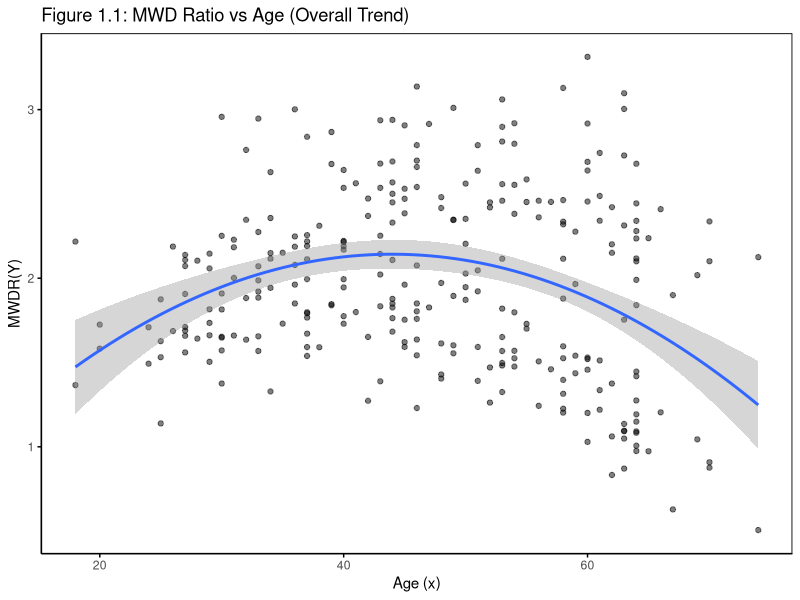
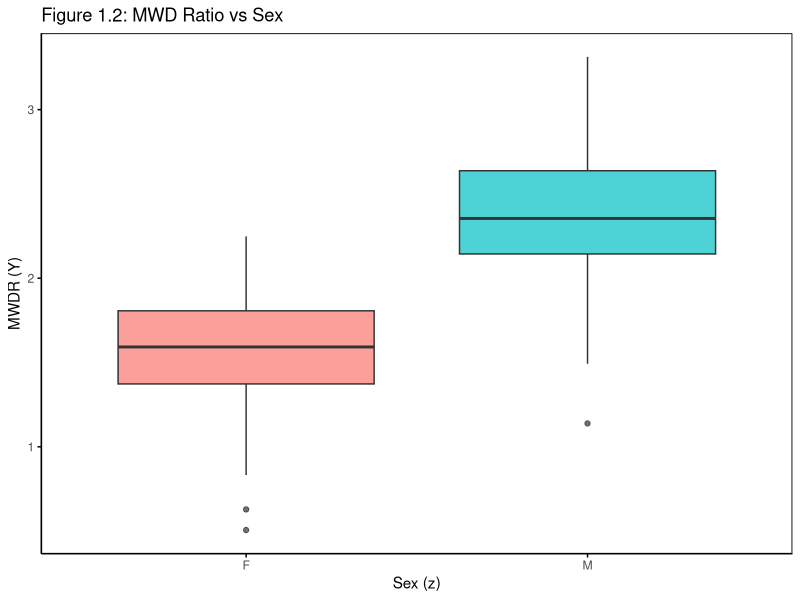
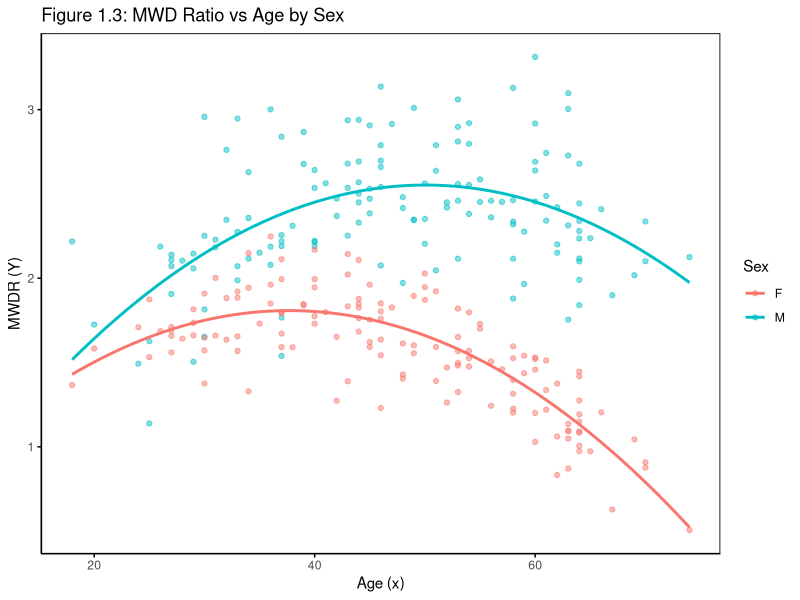
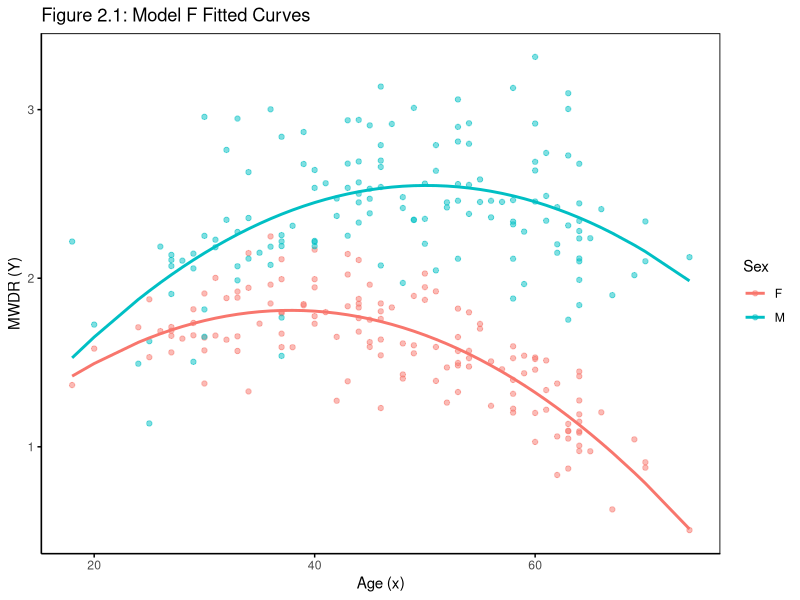
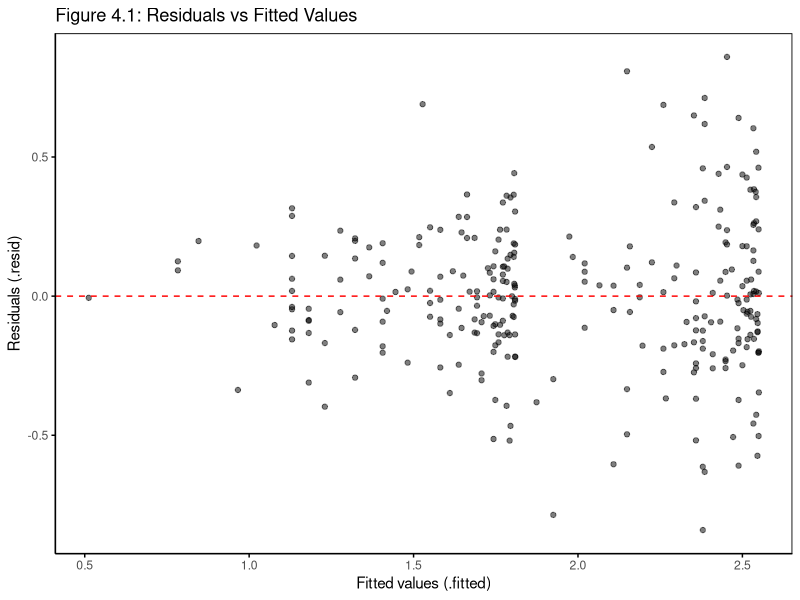
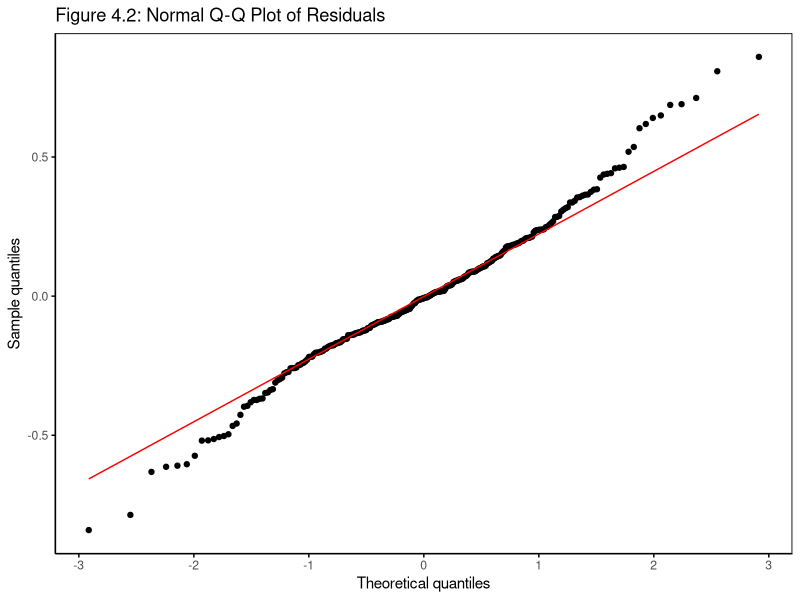
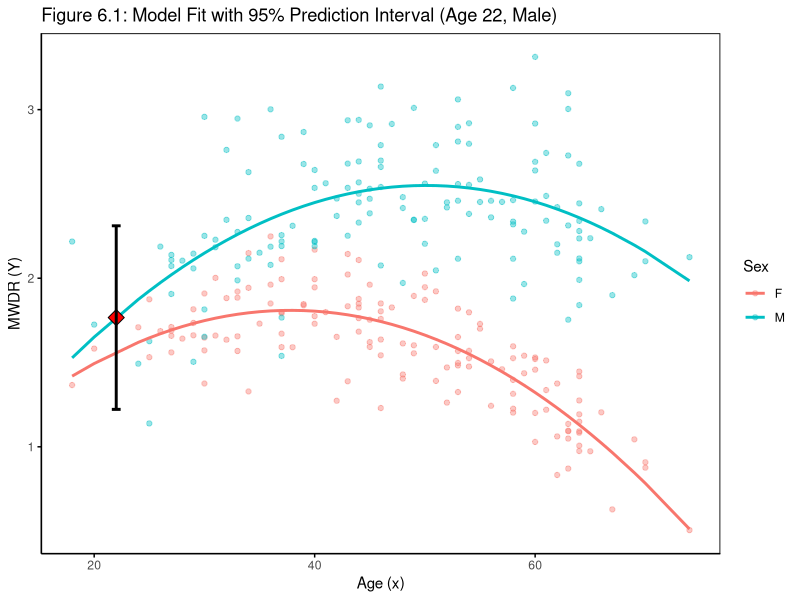
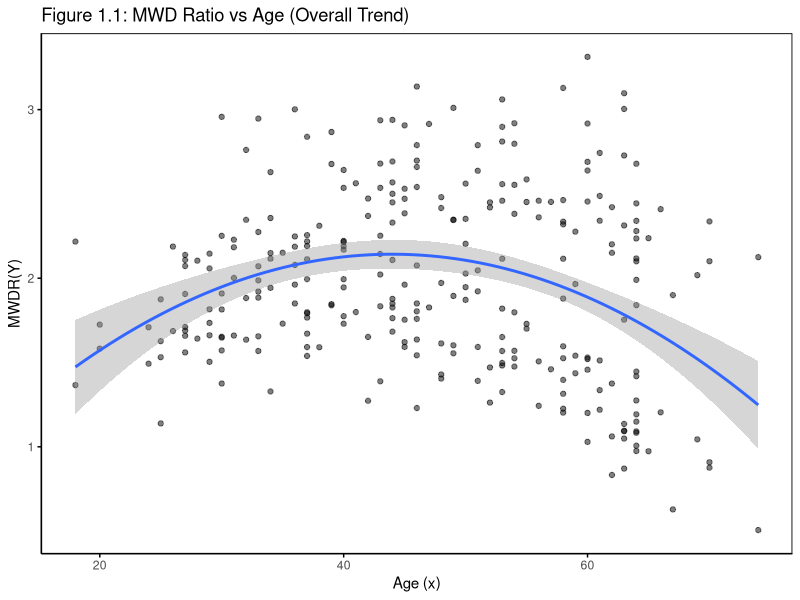

The R source for these figures, in order:
# ---------------------------------------------------------------
# Midterm coursework script for MATH48011/69011  Linear Models with Nonparametric Regression
# ---------------------------------------------------------------

# Load required libraries
library(tidyverse)  
library(broom)      

theme_lm <- theme_classic() +
  theme(
    panel.border = element_rect(color = "black", fill = NA, linewidth = 0.6),
    axis.ticks = element_line(color = "black"),
    axis.line = element_line(color = "black")
  )

# Create output directory for figures
output_dir <- "midterm_figures"
if (!dir.exists(output_dir)) {
  dir.create(output_dir, recursive = TRUE)
}

# ===============================================================
# Q1. Load the data into R. Draw exploratory plots of the relationship between x, z, and Y.
# Comment on any interesting features in your findings.
# ===============================================================

# ---- Data loading and preparation ----
data <- read_csv("Semaglutide.csv")
data$sex <- as.factor(data$sex) 

# Q1(a) Figure 1.1: Overall relationship between age (x) and MWDR (Y)
plot_q1_1 <- ggplot(data, aes(x = age, y = MWDR)) +
  geom_point(alpha = 0.5) +
  geom_smooth(method = "lm", formula = y ~ x + I(x^2)) +
  labs(
    title = "Figure 1.1: MWD Ratio vs Age (Overall Trend)",
    x = "Age (x)",
    y = "MWDR(Y)"
  ) +
  theme_lm
print(plot_q1_1)
ggsave(
  filename = file.path(output_dir, "figure_q1_1_overall_trend.png"),
  plot = plot_q1_1,
  width = 6.5,
  height = 5,
  dpi = 300
)

# Q1(b) Figure 1.2: MWDR distribution by sex (categorical comparison)
plot_q1_2 <- ggplot(data, aes(x = sex, y = MWDR, fill = sex)) +
  geom_boxplot(alpha = 0.7) +
  labs(
    title = "Figure 1.2: MWD Ratio vs Sex",
    x = "Sex (z)",
    y = "MWDR (Y)"
  ) +
  guides(fill = "none") +
  theme_lm
print(plot_q1_2)
ggsave(
  filename = file.path(output_dir, "figure_q1_2_boxplot_by_sex.png"),
  plot = plot_q1_2,
  width = 6.5,
  height = 5,
  dpi = 300
)

# Q1(c) Figure 1.3: ANCOVA-style view with quadratic fits by sex
plot_q1_3 <- ggplot(data, aes(x = age, y = MWDR, color = sex)) +
  geom_point(alpha = 0.5) +
  geom_smooth(method = "lm", formula = y ~ x + I(x^2), se = FALSE) +
  labs(
    title = "Figure 1.3: MWD Ratio vs Age by Sex",
    x = "Age (x)",
    y = "MWDR (Y)",
    color = "Sex"
  ) +
  theme_lm
print(plot_q1_3)
ggsave(
  filename = file.path(output_dir, "figure_q1_3_ancova_view.png"),
  plot = plot_q1_3,
  width = 6.5,
  height = 5,
  dpi = 300
)

# ===============================================================
# Q2. Create a dummy variable w using male as the reference level. Fit model F
# ===============================================================

# Q2 Step 1: Dummy variable w (female = 1, male reference = 0)
data_model <- data
data_model$w <- ifelse(data_model$sex == "F", 1, 0)

# Q2 Step 2: Fit Model F -> E[Y] = θ0 + θ1 x + θ2 x^2 + θ3 w + θ4 x w
fit_F <- lm(MWDR ~ age + I(age^2) + w + age:w, data = data_model)

# Q2 Step 3: Tidy coefficients for reporting
tidy_fit <- tidy(fit_F)
print(tidy_fit)

# Q2 Figure 2.1: Observed data with fitted curves by sex
plot_data_Q2 <- augment(fit_F, data = data_model)
plot_data_Q2 <- plot_data_Q2[order(plot_data_Q2$sex, plot_data_Q2$age), ]

plot_q2_1 <- ggplot(plot_data_Q2, aes(x = age, y = MWDR, color = sex)) +
  geom_point(alpha = 0.5) +
  geom_line(aes(y = .fitted, group = sex), linewidth = 1) +
  labs(
    title = "Figure 2.1: Model F Fitted Curves",
    x = "Age (x)",
    y = "MWDR (Y)",
    color = "Sex"
  ) +
  theme_lm
print(plot_q2_1)
ggsave(
  filename = file.path(output_dir, "figure_q2_1_modelF_fit.png"),
  plot = plot_q2_1,
  width = 6.5,
  height = 5,
  dpi = 300
)

# ===============================================================
# Q3. Give the interpretation of the parameters θ0, θ0 + θ3, θ4. 
# ===============================================================

# Q3: Extract needed coefficients
theta_hat <- coef(fit_F)
theta0_hat <- theta_hat["(Intercept)"]
theta1_hat <- theta_hat["age"]
theta2_hat <- theta_hat["I(age^2)"]
theta3_hat <- theta_hat["w"]
theta4_hat <- theta_hat["age:w"]

# Q3 Table: tidy summary for the write-up
coefficinet_table <- tibble(
  quantity = c(
    "θ0 (x=0, Male baseline)",
    "θ0 + θ3 (x=0, Female)",
    "θ4 (interaction effect)"
  ),
  estimate = c(
    theta0_hat,
    theta0_hat + theta3_hat,
    theta4_hat
  )
)
print(coefficinet_table)

# ===============================================================
# Q4. Model assumptions and diagnostics 
# ===============================================================

# Q4 setup: collect fitted values and residuals once
diag_data <- augment(fit_F)

# Q4 Figure 4.1: Residuals vs fitted
plot_q4_1 <- ggplot(diag_data, aes(x = .fitted, y = .resid)) +
  geom_point(alpha = 0.5) +
  geom_hline(yintercept = 0, linetype = "dashed", color = "red") +
  labs(
    title = "Figure 4.1: Residuals vs Fitted Values",
    x = "Fitted values (.fitted)",
    y = "Residuals (.resid)"
  ) +
  theme_lm
print(plot_q4_1)
ggsave(
  filename = file.path(output_dir, "figure_q4_1_residuals_vs_fitted.png"),
  plot = plot_q4_1,
  width = 6.5,
  height = 5,
  dpi = 300
)

# Q4 Figure 4.2: Normal Q-Q plot
plot_q4_2 <- ggplot(diag_data, aes(sample = .resid)) +
  geom_qq() +
  geom_qq_line(color = "red") +
  labs(
    title = "Figure 4.2: Normal Q-Q Plot of Residuals",
    x = "Theoretical quantiles",
    y = "Sample quantiles"
  ) +
  theme_lm
print(plot_q4_2)
ggsave(
  filename = file.path(output_dir, "figure_q4_2_residuals_qq.png"),
  plot = plot_q4_2,
  width = 6.5,
  height = 5,
  dpi = 300
)

# ===============================================================
# Q5. Hypothesis test
# ===============================================================

# Q5 coefficients entering the linear combination λ = θ3 + 40θ4
theta_hat_3 <- coef(fit_F)["w"]
theta_hat_4 <- coef(fit_F)["age:w"]

estimate <- theta_hat_3 + 40 * theta_hat_4  

V <- vcov(fit_F)  
var_lambda_theta <- V["w", "w"] +
  (40^2) * V["age:w", "age:w"] +
  2 * 40 * V["w", "age:w"]
se_lambda_theta <- sqrt(var_lambda_theta)

t_stat <- estimate / se_lambda_theta
df_residual <- df.residual(fit_F)  
p_value <- 2 * pt(abs(t_stat), df = df_residual, lower.tail = FALSE)

hypothesis_result <- tibble(
  contrast = "θ3 + 40θ4",
  estimate = estimate,
  se = se_lambda_theta,
  t_statistic = t_stat,
  df = df_residual,
  p_value = p_value
)
print(hypothesis_result)

# ===============================================================
# Q6. Prediction for age = 22, male (w = 0) with 95% PI 
# ===============================================================

# Q6 new subject description (age 22, male => w = 0)
new_data_point <- tibble(age = 22, w = 0)

# Q6 compute 95% prediction interval from Model F
prediction_result <- predict(
  fit_F,
  newdata = new_data_point,
  interval = "prediction",
  level = 0.95
)
print(prediction_result)

# Q6 Figure 6.1
plot_data_base <- augment(fit_F, data = data_model)
plot_data_base <- plot_data_base[order(plot_data_base$sex, plot_data_base$age), ]

plot_data_Q6 <- as_tibble(prediction_result)
plot_data_Q6$age <- 22
plot_data_Q6$w <- 0
plot_data_Q6$sex <- factor("M", levels = levels(data_model$sex))

plot_q6_1 <- ggplot(plot_data_base, aes(x = age, color = sex)) +
  geom_point(aes(y = MWDR), alpha = 0.4) +
  geom_line(aes(y = .fitted, group = sex), linewidth = 1) +
  geom_point(
    data = plot_data_Q6,
    aes(x = age, y = fit),
    color = "black",
    fill = "red",
    size = 4,
    shape = 23
  ) +
  geom_errorbar(
    data = plot_data_Q6,
    aes(x = age, ymin = lwr, ymax = upr),
    color = "black",
    width = 0.8,
    linewidth = 1
  ) +
  labs(
    title = "Figure 6.1: Model Fit with 95% Prediction Interval (Age 22, Male)",
    x = "Age (x)",
    y = "MWDR (Y)",
    color = "Sex"
  ) +
  theme_lm
print(plot_q6_1)
ggsave(
  filename = file.path(output_dir, "figure_q6_1_prediction_interval.png"),
  plot = plot_q6_1,
  width = 6.5,
  height = 5,
  dpi = 300
)

pdf(file.path(output_dir, "all_figures.pdf"), width = 8, height = 6)
print(plot_q1_1)
print(plot_q1_2)
print(plot_q1_3)
print(plot_q2_1)
print(plot_q4_1)
print(plot_q4_2)
print(plot_q6_1)
dev.off()